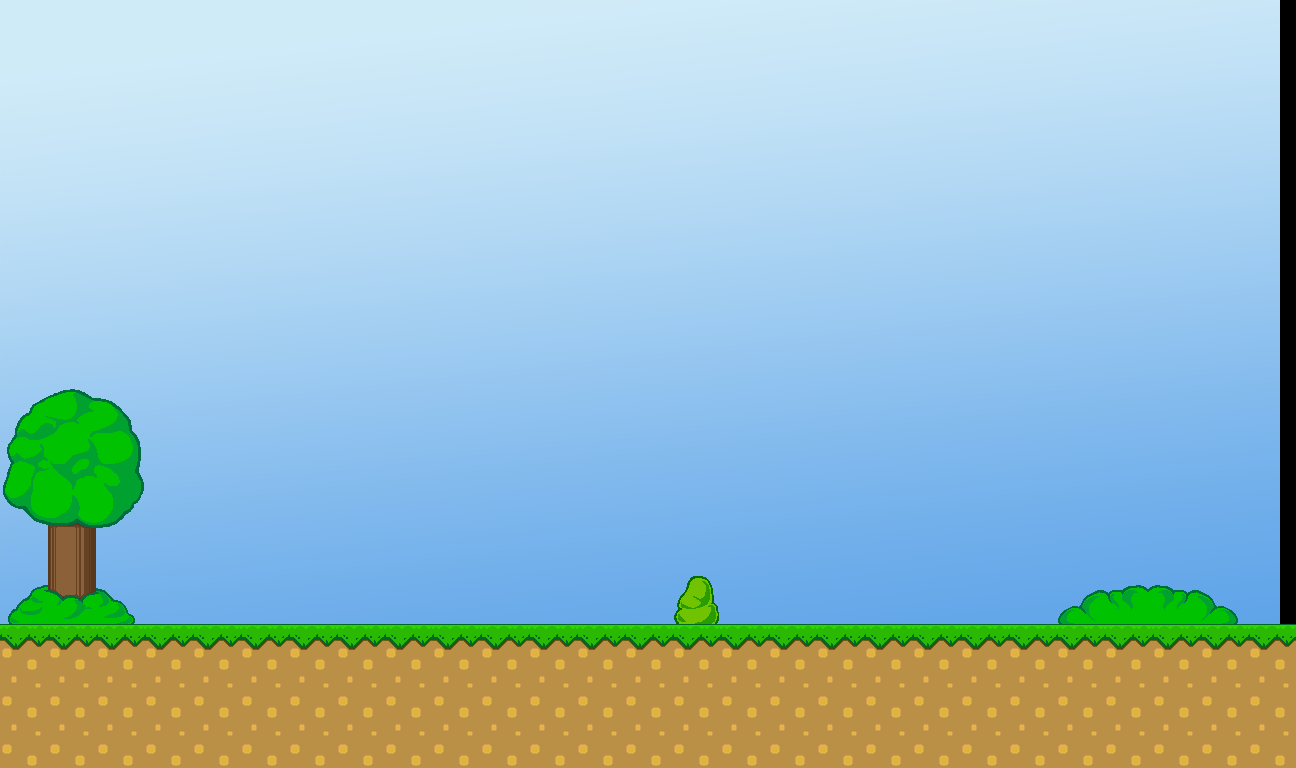

Below is a game level as drawn by its tile map, then a one-line description and the .tmx that defines it (tile-layer data replaced by summaries):
An orthogonal 27x16 tile map with 48x48 px tiles, 1 tile layer (Tilelaag 1), 1 image layer.

<map version="1.0" orientation="orthogonal" width="27" height="16" tilewidth="48" tileheight="48">
 <tileset firstgid="1" name="mainTileset" tilewidth="48" tileheight="48">
  <image source="../Images/mainTileset.png" width="3312" height="2592" />
 </tileset>
 <imagelayer name="Afbeelding Laag 1" width="27" height="16">
  <image source="../Images/background01.png" />
 </imagelayer>
 <layer name="Tilelaag 1" width="27" height="16">
  <data>[432 cells, 101 non-empty, 22 distinct tile ids]</data>
 </layer>
</map>